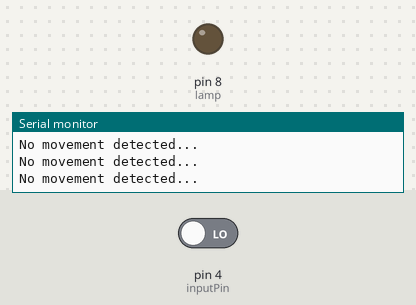
A sketch run on a simulated Arduino Uno, built with avr-gcc and run on an emulated ATmega328P. On the bench: output pins drawn as LEDs (lit = HIGH), the last lines printed to the serial monitor. Inputs (shaded band) come from the test bench; at power-on: pin 4 (inputPin) LOW.

Above: at 1.2 s.
1.3 s: pin 4 (inputPin) driven HIGH
At 2.5 s:
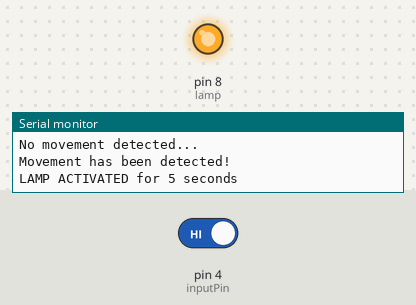
Timing chart, 0 to 4.3 s (numbered marks = the images above; inputs shaded):
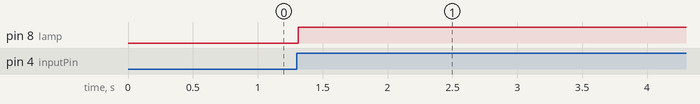

Measured:
- after the input at 1.3 s, pin 8 (lamp): LOW → HIGH at once

The sketch:

pir_relay.ino
```cpp
int lamp = 8;     // choose the pin for the RELAY
int inputPin = 4; // choose the input pin (for PIR sensor)

int val = 0; // variable for reading the pin status

void setup()
{
    pinMode(lamp, OUTPUT);    // declare sensor as input
    pinMode(inputPin, INPUT); // declare sensor as input
    Serial.begin(9600);
}

void loop()
{
    val = digitalRead(inputPin); // Read input value
    if (val == 1)
    {
        digitalWrite(lamp, HIGH); //turn on lapm
        Serial.println("Movement has been detected!");
        Serial.println("LAMP ACTIVATED for 5 seconds");
        delay(5000);
    }
    else
    {
        digitalWrite(lamp, LOW); // turn off the lamp
        Serial.println("No movement detected...");
    }
}
```
